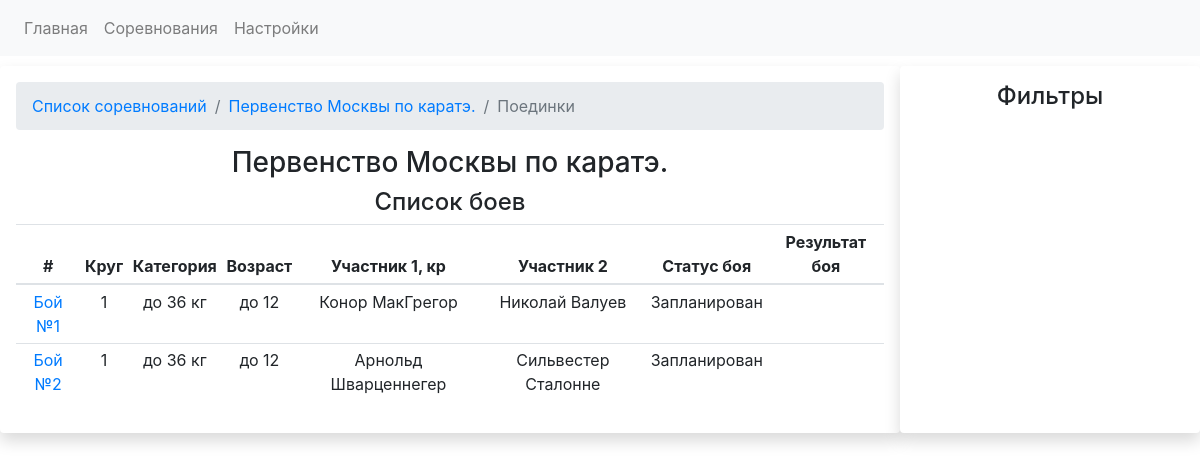
The page /competitions/1/fights on the database as committed earlier.
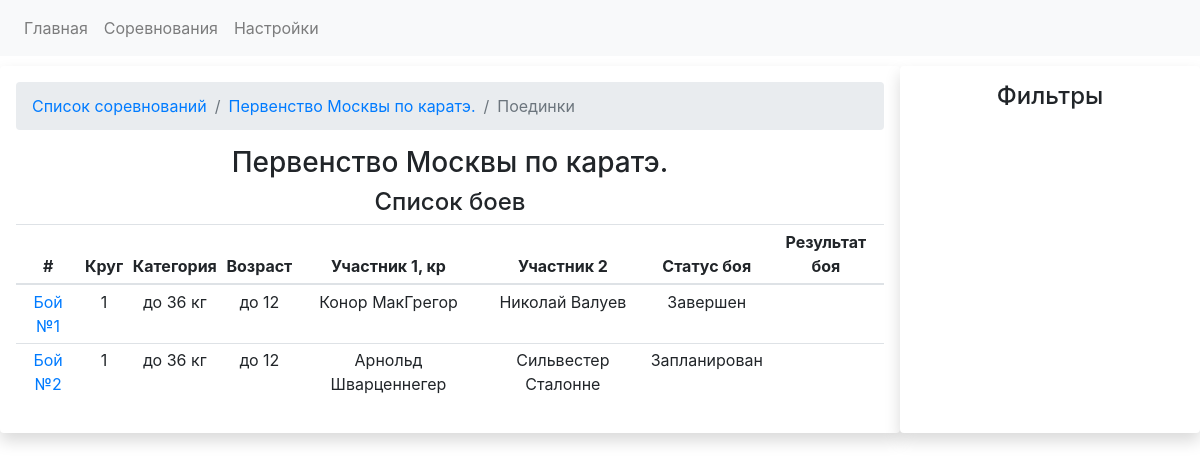
The same page on the database as committed later.
### app.py (models this page shows)
class FightsDB(db.Model):
    fight_id = db.Column(db.Integer, primary_key=True)
    round_number = db.Column(db.Integer, db.ForeignKey('roundsDB.id')) # номер круга, в котором проводится бой. Текст ,потому что есть полуфинал и финал
    weight_category = db.Column(db.Integer, db.ForeignKey('weightcategoriesDB.weight_cat_id')) # весовая категория, в которой проводится бой
    age_category = db.Column(db.Integer, db.ForeignKey('agecategoriesDB.id'))  # возрастная категория, в которой проводится бой
    red_fighter_id = db.Column(db.Integer, db.ForeignKey('fightersDB.fighter_id')) # id красного бойца
    blue_fighter_id = db.Column(db.Integer, db.ForeignKey('fightersDB.fighter_id')) # id синего бойца
    fight_status = db.Column(db.String)  # статус боя Запланирован, Завершен
    red_fighter_score = db.Column(db.Integer) # счет красного бойца
    blue_fighter_score = db.Column(db.Integer) # счет синего бойца
    won_id = db.Column(db.Integer) # результат боя Кто выиграл. Например. ID победителя
    loose_id = db.Column(db.Integer) #  id бойца. который проиграл
    draw_status = db.Column(db.Boolean) # если ничья, то True
    competition_id = db.Column(db.Integer, db.ForeignKey('competitionsDB.competition_id'))

class WeightcategoriesDB(db.Model):
    weight_cat_id = db.Column(db.Integer, primary_key=True)
    sort_index = db.Column(db.Integer)
    weight_category_name = db.Column(db.String)
    weight_category_start = db.Column(db.Integer)
    weight_category_finish = db.Column(db.Integer)
    registrations = db.relationship('RegistrationDB', backref='weight_categories')
    fights = db.relationship('FightsDB', backref = 'weight_category_backref')

class AgecategoriesDB(db.Model):
    id = db.Column(db.Integer, primary_key=True)
    sort_index = db.Column(db.Integer)
    age_category_name = db.Column(db.String)
    age_category_start = db.Column(db.Integer)
    age_category_finish = db.Column(db.Integer)
    registrations = db.relationship('RegistrationDB', backref='age_categories')
    fights = db.relationship('FightsDB', backref = 'age_category_backref')

class FightersDB(db.Model):
    fighter_id = db.Column(db.Integer, primary_key=True)
    name = db.Column(db.String)
    last_name = db.Column(db.String)
    fighter_image = db.Column(db.String)
    fighter_image_id = db.Column(db.String)
    birthday = db.Column(db.Date, default=datetime.utcnow)
    active_status = db.Column(db.Integer)
    red_fighter = db.relationship('FightsDB', backref='red_fighter', foreign_keys="[FightsDB.red_fighter_id]")
    blue_fighter = db.relationship('FightsDB', backref='blue_fighter', foreign_keys="[FightsDB.blue_fighter_id]")
    registrations = db.relationship('RegistrationDB', backref = 'fighter')

### app.py (the view)
@app.route('/competitions/<int:comp_id>/fights')
def competition_fights_view(comp_id):
    competition_data = CompetitionsDB.query.get(comp_id)
    fights_in_competition = competition_data.competition_fights.all()
    return render_template('fights.html', fights_in_competition = fights_in_competition, competition_data = competition_data)

### templates/fights.html (shortened to what this page needs)
{% extends "base.html" %}
{% block head %}
<link rel="stylesheet" type="text/css" href="https://cdnjs.cloudflare.com/ajax/libs/twitter-bootstrap/4.5.2/css/bootstrap.css">
<link rel="stylesheet" type="text/css" href="https://cdn.datatables.net/1.10.24/css/dataTables.bootstrap4.min.css">
{% endblock %}
{% block content %}
    <div class="container-fluid" style="margin-top: 10px">
        <div class="row">
            <div class="col-lg-9 shadow p-3 mb-5 bg-white rounded text-center">
                <nav aria-label="breadcrumb">
                      <ol class="breadcrumb">
                        <li class="breadcrumb-item"><a href="{{url_for('competitions')}}">Список соревнований</a></li>
                        <li class="breadcrumb-item"><a href="{{url_for('competition_view', competition_id = competition_data.competition_id)}}">{{ competition_data.competition_name }}</a></li>
                        <li class="breadcrumb-item active" aria-current="page">Поединки</li>
                      </ol>
                </nav>
                <h3>{{ competition_data.competition_name }}</h3>
                <h4>Список боев</h4>
                <table id="fights_table" class="table table-sm table-responsive">
                      <thead>
                        <tr>
                          <th scope="col">#</th>
                          <th scope="col">Круг</th>
                          <th scope="col">Категория</th>
                          <th scope="col">Возраст</th>
                          <th scope="col">Участник 1, кр</th>
                          <th scope="col">Участник 2</th>
                          <th scope="col">Статус боя</th>
                          <th scope="col">Результат боя</th>
                        </tr>
                      </thead>
                      <tbody>
                      {% for fight in fights_in_competition %}
                        <tr>
                          <td>
                              <a href="{{url_for('fight', comp_id = fight.competition_id, weight_cat_id = fight.weight_category, age_cat_id = fight.age_category, round_no = fight.round_number, fight_id = fight.fight_id)}}">
                              Бой №{{ fight.fight_id }}
                              </a>
                          </td>
                          <td>{{ fight.round_number }}</td>
                          <td>{{ fight.weight_category_backref.weight_category_name }}</td>
                          <td>{{ fight.age_category_backref.age_category_name }}</td>
                          <td>{{ fight.red_fighter.name +" "+ fight.red_fighter.last_name}}</td>
                          <td>{{ fight.blue_fighter.name +" " + fight.blue_fighter.last_name}}</td>
                          <td>{{fight.fight_status}}</td>
                          <td></td>
                        </tr>
                      {% endfor %}
                      </tbody>
                </table>
            </div>
            <div class="col-lg-3 shadow p-3 mb-5 bg-white rounded">
                    <h4 style="text-align: center">Фильтры</h4>
            </div>
        </div>
    </div>
{% endblock %}

Rows that differ between the two databases and show on the page:
changed FightsDB "Конор МакГрегор": fight_status "Запланирован" → "Завершен"
